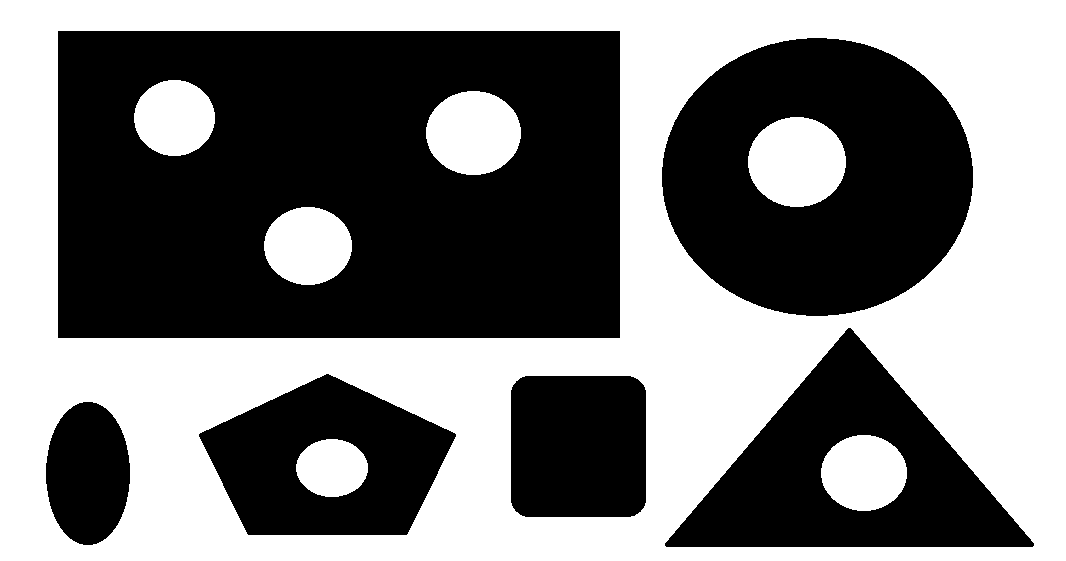
#> input picture Lab3/images/image_holes.png, 1066 x 561 px
$ python lab.py
#> lines starting #> are read from the running program, lines starting #| are printed output that depends on the picture; after the words box and inside, x2 and y2 are one past the last pixel; in counts of white or black regions, pixels touching at a corner belong together
import sys
import numpy as np
import cv2

fn = 'images/image_holes.png'
img = cv2.imread(fn)
#> img is the input picture: shape (561, 1066, 3); 48.7% white; 7 white regions, largest, box (x1, y1, x2, y2) and area: (0, 0, 1066, 561) 259351, (748, 117, 846, 207) 6921, (426, 91, 521, 175) 6257

def getTriangleCircleLine(vertical:list, horizontal: list, approx_polygons, shapes_count: int):
    if len(vertical) != 0:
        vertical = []
    if len(horizontal) != 0:
        horizontal = []

    topdot_y = bottomdot_y = topdot_x = left_x = right_x  = 0
    i = 0
    for j in approx_polygons:
        if (i % 2 == 0):
            x = approx_polygons[i]
            y = approx_polygons[i + 1]
            string = str(x) + " " + str(y)
            cv2.putText(img, string, (x, y), font, 0.5, (0, 255, 0))
            if y > bottomdot_y:
                bottomdot_y = y

            if topdot_y == 0:
                topdot_y = y
                topdot_x = x
            if y < topdot_y:
                topdot_y = y
                topdot_x = x

            if left_x == 0:
                left_x = x

            if left_x > x:
                left_x = x

            if right_x == 0:
                right_x = x

            if right_x < x:
                right_x = x

        i = i + 1

    if shapes_count == 32 or shapes_count == 10:
        middle_left_x = left_x
        middle_right_x = right_x

    elif shapes_count == 8:
        middle_left_x = int(right_x / 2) # just middle x
        middle_right_x = int(bottomdot_y / 2) # just middle y

    else:
        middle_left_x = int((topdot_x + left_x) / 2)
        middle_right_x = int((topdot_x + right_x) / 2)

    middle_y = int((topdot_y + bottomdot_y) / 2)

    # Add vertical coordinate of lines
    if shapes_count != 8:
        vertical_line.append((topdot_x, topdot_y))
        vertical_line.append((topdot_x, bottomdot_y))
        horizontal_line.append((middle_left_x, middle_y))
        horizontal_line.append((middle_right_x, middle_y))

    else:
        vertical_line.append((middle_left_x, topdot_y))
        vertical_line.append((middle_left_x, bottomdot_y))
        horizontal_line.append((left_x, middle_right_x))
        horizontal_line.append((right_x, middle_right_x))

    return vertical_line, horizontal_line

if __name__ == '__main__':

    # Конвертуємо в РГБ
    img = cv2.cvtColor(img, cv2.COLOR_BGR2RGB)

    # Конвертуємо в Сірий
    gray = cv2.cvtColor(img, cv2.COLOR_BGR2GRAY)
#> gray: shape (561, 1066); 48.7% white; 7 white regions
    _, binary = cv2.threshold(gray, 200, 255, cv2.THRESH_BINARY)

    # Create a black mask, shape like original img
    mask = np.zeros(img.shape[:2], dtype=img.dtype)
    # cv2.imshow('mask', mask)
    # cv2.waitKey(0)

    font = cv2.FONT_HERSHEY_COMPLEX

    list_contoures = []
    obj_kids_count = {}
    draw_cont = []
    list_hierarchy = []
    # Отримуємо массив з контурів та ієрархію елементів
    contours, hierarchy = cv2.findContours(binary, cv2.RETR_TREE, cv2.CHAIN_APPROX_NONE)
#> contours = 13 contours; largest, box (x1, y1, x2, y2) and area: (0, 0, 1066, 561) 596400, (57, 30, 621, 339) 173402, (661, 37, 974, 317) 68249, (664, 327, 1035, 548) 41666, (198, 373, 457, 536) 29169
    for i, cnt in enumerate(contours):
        if i != 0 and hierarchy[0][i][2] != -1:
            list_contoures.append(cnt)

        if i != 0 and hierarchy[0][i][2] == -1 and hierarchy[0][i][3] != -1 and hierarchy[0][i][3] != 0:
            if obj_kids_count.get(hierarchy[0][i][3]):
                obj_kids_count[hierarchy[0][i][3]] += 1
            else:
                obj_kids_count[hierarchy[0][i][3]] = 1
#> this loop made 13 passes
#> after the loop, list_contoures = 4 contours; box (x1, y1, x2, y2) and area: (57, 30, 621, 339) 173402, (661, 37, 974, 317) 68249, (664, 327, 1035, 548) 41666, (198, 373, 457, 536) 29169; obj_kids_count = {3: 1, 5: 1, 7: 1, 9: 3}

    for i, cnt in enumerate(contours):
        for parent in obj_kids_count.keys():
            if obj_kids_count[parent] == 1:
                if i == parent:
                    list_hierarchy.append(hierarchy[0][i])
                    draw_cont.append(cnt)
#> after the loop, draw_cont = 3 contours; box (x1, y1, x2, y2) and area: (661, 37, 974, 317) 68249, (664, 327, 1035, 548) 41666, (198, 373, 457, 536) 29169; list_hierarchy = [[5, 2, 4, 0], [7, 3, 6, 0], [9, 5, 8, 0]]
                #
                # elif hierarchy[0][i][3] == parent:
                #     draw_cont.append(cnt)

    msg = f"Total objects with holes: {len(list_contoures)}    Total objects with 1 hole: {len(draw_cont)}"
    cv2.putText(img, msg, (10, 15), cv2.FONT_HERSHEY_PLAIN, 1.3, (0, 0, 255), 1, cv2.LINE_AA)
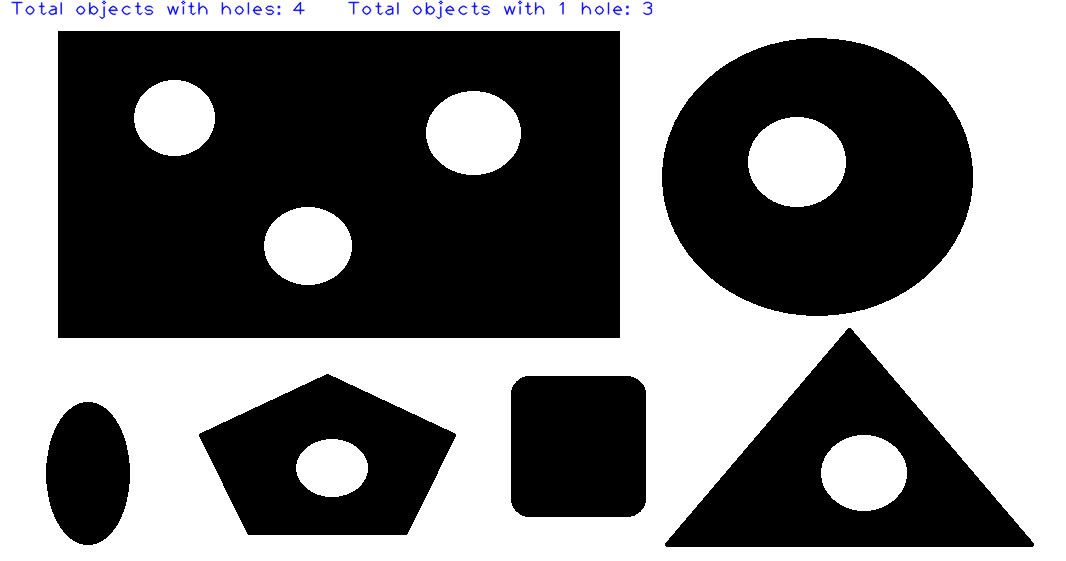
#> img: shape (561, 1066, 3); 0.52% of pixels changed, all inside (x1, y1, x2, y2) = (11, 0, 653, 20)

    # Going through every contours found in the image.


    for cnt in list_contoures:

        # get cnt, contour lenght, true if contour closed
        # return shape polygons
        approx = cv2.approxPolyDP(cnt, 0.009 * cv2.arcLength(cnt, True), True)

        # draws boundary of contours.
        cv2.drawContours(img, [approx], 0, (0, 0, 255), 5)

        # Used to flatted the array containing
        # return the co-ordinates of the vertices.
        approx_polygons = approx.ravel()

        vertical_line = []
        horizontal_line = []

        # triangle
        if len(approx_polygons) == 6:
            vertical_line, horizontal_line = getTriangleCircleLine(vertical_line, horizontal_line, approx_polygons, len(approx_polygons))
            img = cv2.line(img, vertical_line[0], vertical_line[1], color=(0, 255, 0), thickness=9)
            img = cv2.line(img, horizontal_line[0], horizontal_line[1], color=(0, 255, 0), thickness=9)

        if len(approx_polygons) == 32:
            vertical_line, horizontal_line = getTriangleCircleLine(vertical_line, horizontal_line, approx_polygons, len(approx_polygons))
            img = cv2.line(img, vertical_line[0], vertical_line[1], color=(0, 255, 0), thickness=9)
            img = cv2.line(img, horizontal_line[0], horizontal_line[1], color=(0, 255, 0), thickness=9)

        if len(approx_polygons) == 10:
            vertical_line, horizontal_line = getTriangleCircleLine(vertical_line, horizontal_line, approx_polygons, len(approx_polygons))
            img = cv2.line(img, vertical_line[0], vertical_line[1], color=(0, 255, 0), thickness=9)
            img = cv2.line(img, horizontal_line[0], horizontal_line[1], color=(0, 255, 0), thickness=9)
#> this loop made 4 passes
#> (approx_polygons, vertical_line, horizontal_line) on passes 1 to 2: ([198, 434, 328, 373, 456, 436, 406, 535, 248, 535], [(328, 373), (328, 535)], [(198, 454), (456, 454)]), ([664, 543, 850, 327, 1034, 545], [(850, 327), (850, 545)], [(757, 436), (942, 436)])
#> (vertical_line, horizontal_line) on pass 3: ([(838, 38), (838, 316)], [(662, 177), (973, 177)])
#> pass 1, `img = cv2.line(img, vertical_line[0], vertical_line[1], color=(0, 255,..`:
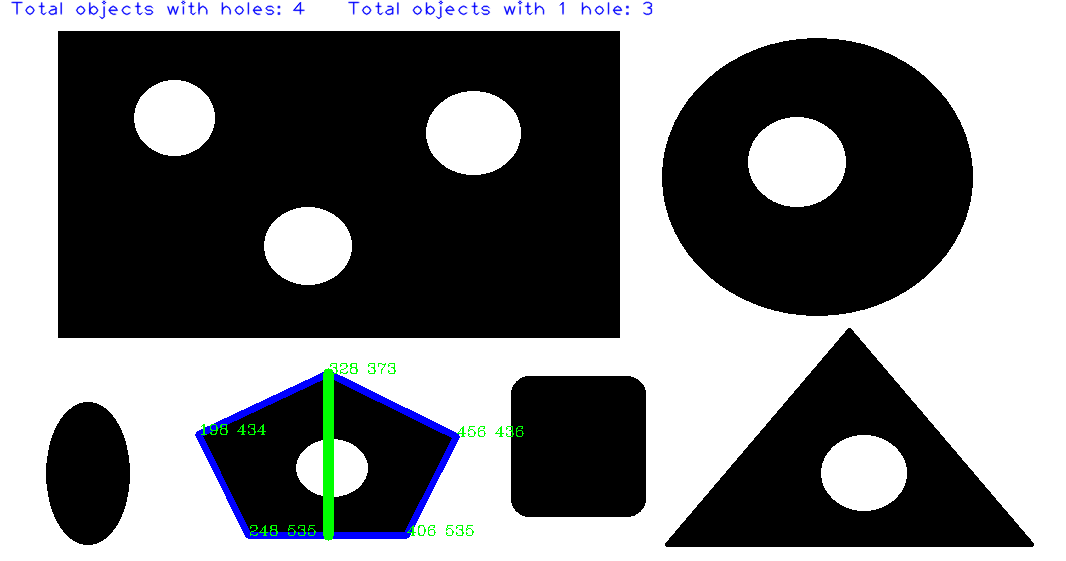
#> img: shape (561, 1066, 3); 1.2% of pixels changed, all inside (x1, y1, x2, y2) = (195, 363, 524, 541)
#> pass 1, `img = cv2.line(img, horizontal_line[0], horizontal_line[1], color=(0, ..`:
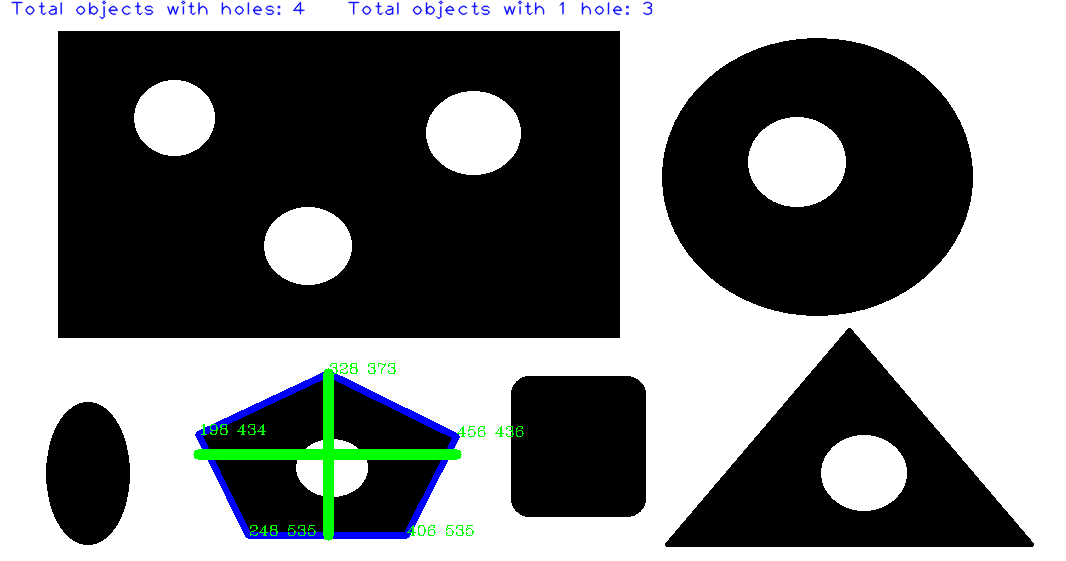
#> img: shape (561, 1066, 3); 0.47% of pixels changed, all inside (x1, y1, x2, y2) = (193, 449, 462, 460)
#> pass 2, `img = cv2.line(img, vertical_line[0], vertical_line[1], color=(0, 255,..`:
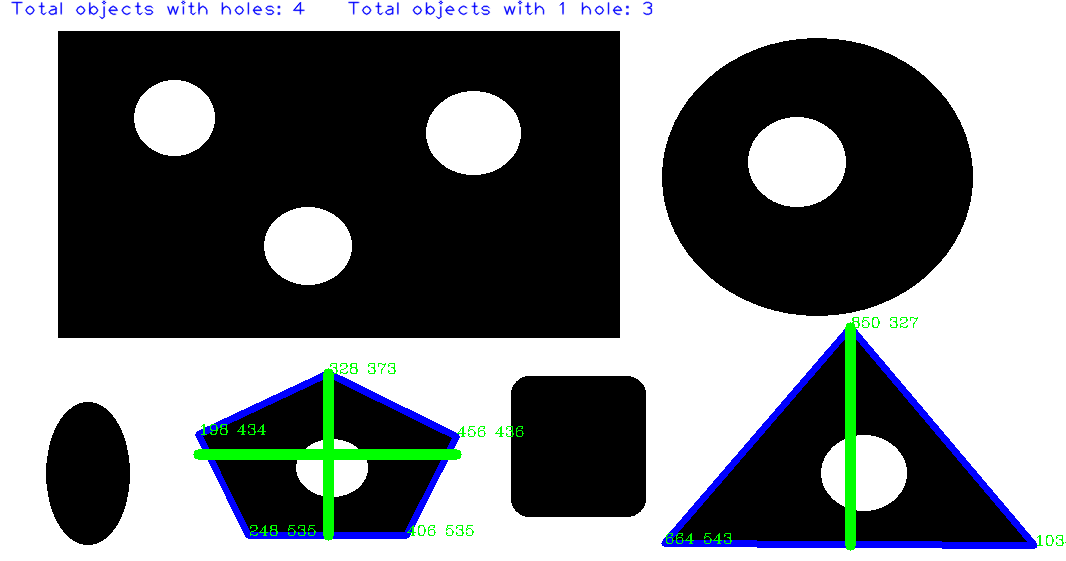
#> img: shape (561, 1066, 3); 1.53% of pixels changed, all inside (x1, y1, x2, y2) = (661, 317, 1066, 551)
#> pass 2, `img = cv2.line(img, horizontal_line[0], horizontal_line[1], color=(0, ..`:
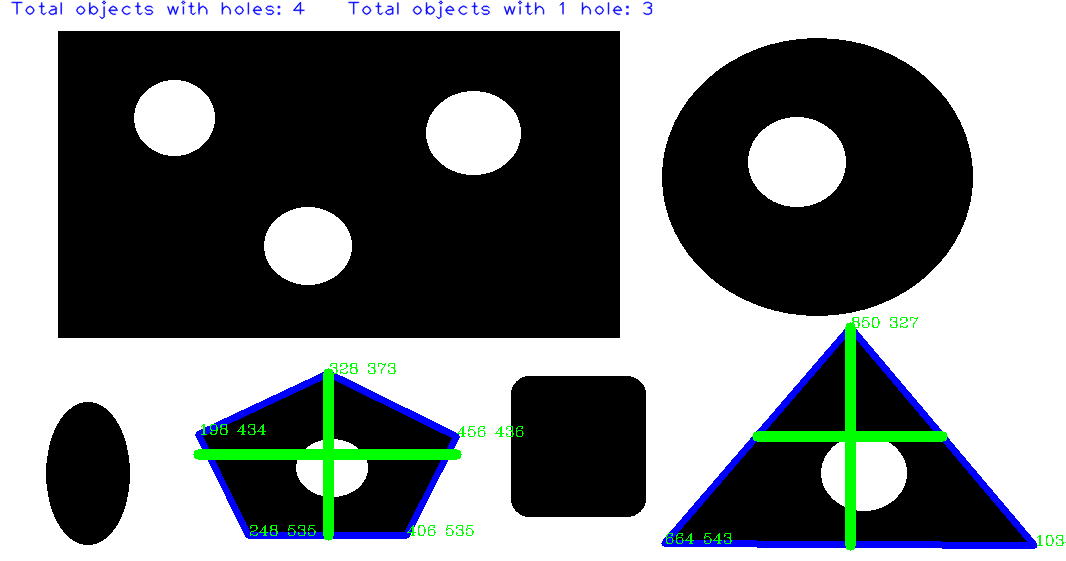
#> img: shape (561, 1066, 3); 0.33% of pixels changed, all inside (x1, y1, x2, y2) = (752, 431, 948, 442)
#> after the loop:
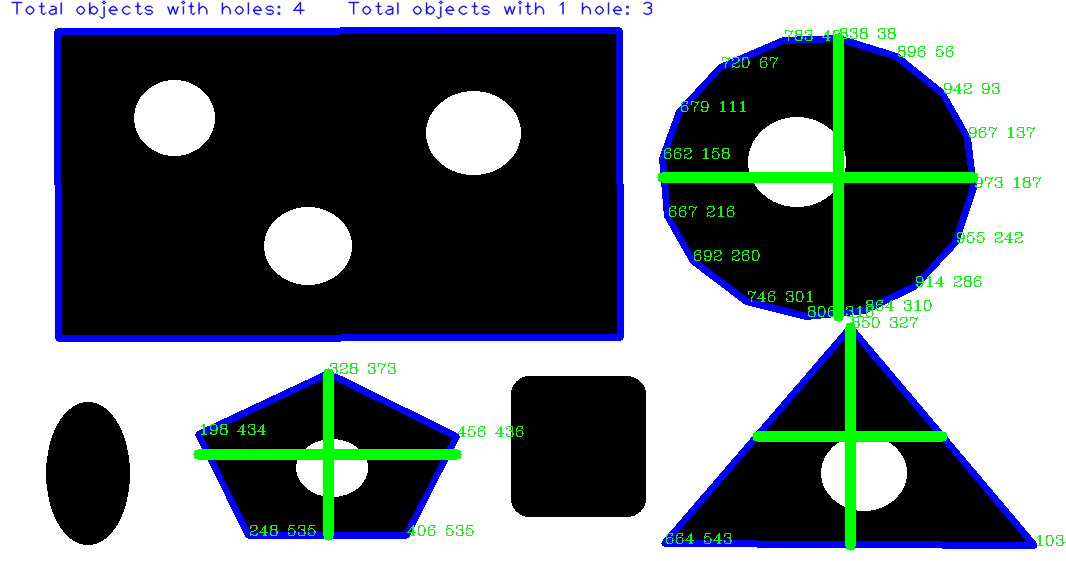
#> img: shape (561, 1066, 3); 4.58% of pixels changed, all inside (x1, y1, x2, y2) = (54, 27, 1041, 342)

        # [7 lines of commented-out code are left out]
    cv2.imshow('image2', img)
    cv2.waitKey(0)
